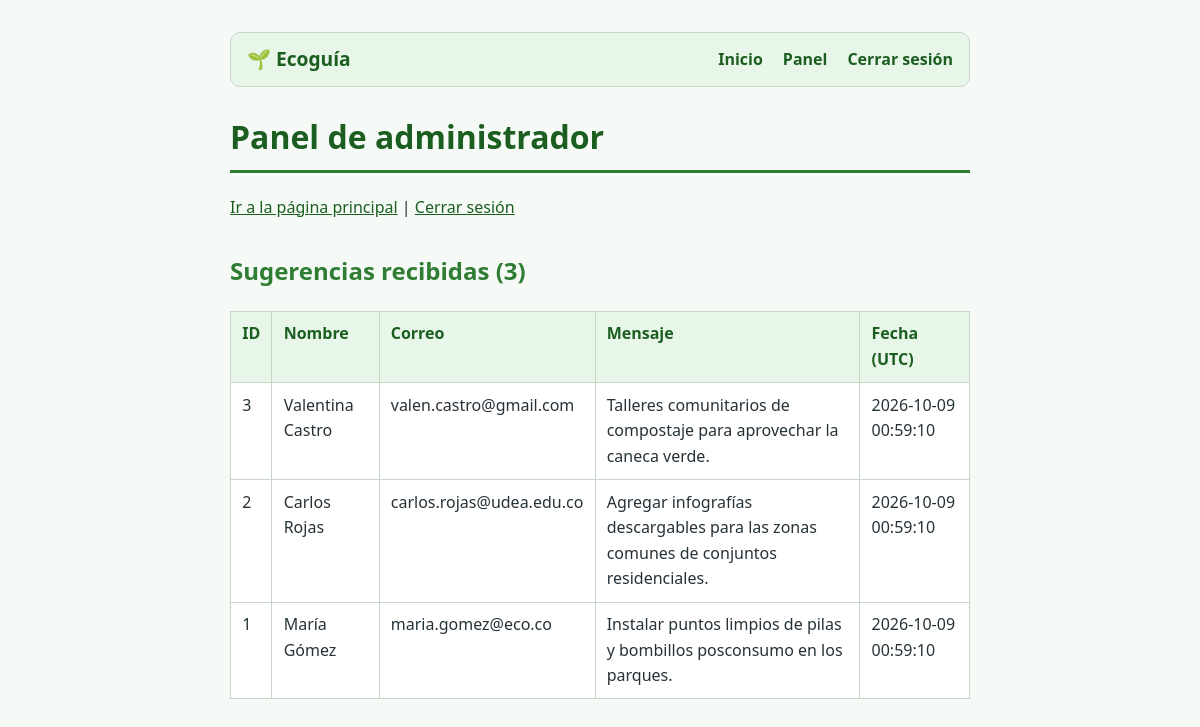
/panel (signed in), run on the app's committed database.
### tables this page shows
CREATE TABLE sugerencias (
            id INTEGER PRIMARY KEY AUTOINCREMENT,
            nombre TEXT NOT NULL,
            correo TEXT NOT NULL,
            mensaje TEXT NOT NULL,
            fecha TIMESTAMP DEFAULT CURRENT_TIMESTAMP
        );

### app/routes.py (the view)
    @app.route("/panel")
    def panel():
        if "admin_id" not in session:
            flash("Debes iniciar sesión para entrar al panel.")
            return redirect(url_for("login"))
        conn = get_connection()
        sugerencias = conn.execute(
            "SELECT id, nombre, correo, mensaje, fecha FROM sugerencias ORDER BY id DESC"
        ).fetchall()
        conn.close()
        return render_template("panel.html", sugerencias=sugerencias)

### app/db.py (called while the page is built)
def get_connection():
    db_path = current_app.config["DATABASE"]
    Path(db_path).parent.mkdir(exist_ok=True)
    return sqlite3.connect(db_path)

### app/templates/panel.html
{% extends "base.html" %}
{% block content %}
  <h1>Panel de administrador</h1>
  <p>
    <a href="{{ url_for('index') }}">Ir a la página principal</a> |
    <a href="{{ url_for('logout') }}">Cerrar sesión</a>
  </p>
  <h2>Sugerencias recibidas ({{ sugerencias|length }})</h2>
  {% if sugerencias %}
    <table border="1" cellpadding="6" cellspacing="0">
      <thead>
        <tr>
          <th>ID</th>
          <th>Nombre</th>
          <th>Correo</th>
          <th>Mensaje</th>
          <th>Fecha (UTC)</th>
        </tr>
      </thead>
      <tbody>
        {% for s in sugerencias %}
          <tr>
            <td>{{ s[0] }}</td>
            <td>{{ s[1] }}</td>
            <td>{{ s[2] }}</td>
            <td>{{ s[3] }}</td>
            <td>{{ s[4] }}</td>
          </tr>
        {% endfor %}
      </tbody>
    </table>
  {% else %}
    <p>Todavía no hay sugerencias.</p>
  {% endif %}
{% endblock %}

### app/templates/base.html
<!DOCTYPE html>
<html lang="es">
  {% include "partials/head.html" %}
  <body>
    <nav class="admin-nav">
      <a class="brand" href="{{ url_for('index') }}">🌱 Ecoguía</a>
      <a href="{{ url_for('index') }}">Inicio</a>
      {% if session.get("admin_id") %}
        <a href="{{ url_for('panel') }}">Panel</a>
        <a href="{{ url_for('logout') }}">Cerrar sesión</a>
      {% else %}
        <a href="{{ url_for('login') }}">Acceso administrador</a>
      {% endif %}
    </nav>
    {% block content %}
    {% endblock %}
  </body>
</html>

### app/templates/partials/head.html (shortened to what this page needs)
<head>
  <link rel="stylesheet" href="{{ url_for('static', filename='style.css') }}">
</head>

### app/static/style.css (style rules this page uses)
:root { --verde: #2e7d32; --verde-oscuro: #1b5e20; --verde-claro: #e8f5e9; --texto: #263238; --borde: #c8d6c9; }
* { box-sizing: border-box; }
body { font-family: system-ui, -apple-system, "Segoe UI", Roboto, sans-serif; color: var(--texto); background: #f6faf6; line-height: 1.6; max-width: 780px; margin: 0 auto; padding: 2rem 1.25rem 3rem; }
h1 { color: var(--verde-oscuro); border-bottom: 3px solid var(--verde); padding-bottom: 0.5rem; margin-top: 0; }
h2 { color: var(--verde); margin-top: 2rem; }
a { color: var(--verde-oscuro); }
table { width: 100%; border-collapse: collapse; background: #ffffff; margin-top: 1rem; }
th, td { border: 1px solid var(--borde); padding: 0.6rem 0.7rem; text-align: left; vertical-align: top; }
th { background: var(--verde-claro); color: var(--verde-oscuro); }
.admin-nav { display: flex; flex-wrap: wrap; align-items: center; gap: 1.25rem; background: var(--verde-claro); border: 1px solid var(--borde); border-radius: 10px; padding: 0.7rem 1rem; margin-bottom: 1.5rem; }
.admin-nav a { text-decoration: none; font-weight: 600; color: var(--verde-oscuro); }
.admin-nav .brand { font-size: 1.2rem; margin-right: auto; }

### data on the page
sugerencias: id "3", nombre "Valentina Castro", correo "valen.castro@gmail.com", mensaje "Talleres comunitarios de compostaje para aprovechar la caneca verde.", fecha "2026-10-09 00:59:10"
sugerencias: id "2", nombre "Carlos Rojas", correo "carlos.rojas@udea.edu.co", mensaje "Agregar infografías descargables para las zonas comunes de conjuntos residenciales.", fecha "2026-10-09 00:59:10"
sugerencias: id "1", nombre "María Gómez", correo "maria.gomez@eco.co", mensaje "Instalar puntos limpios de pilas y bombillos posconsumo en los parques.", fecha "2026-10-09 00:59:10"

### other printed values
{{ sugerencias|length }} "3"
